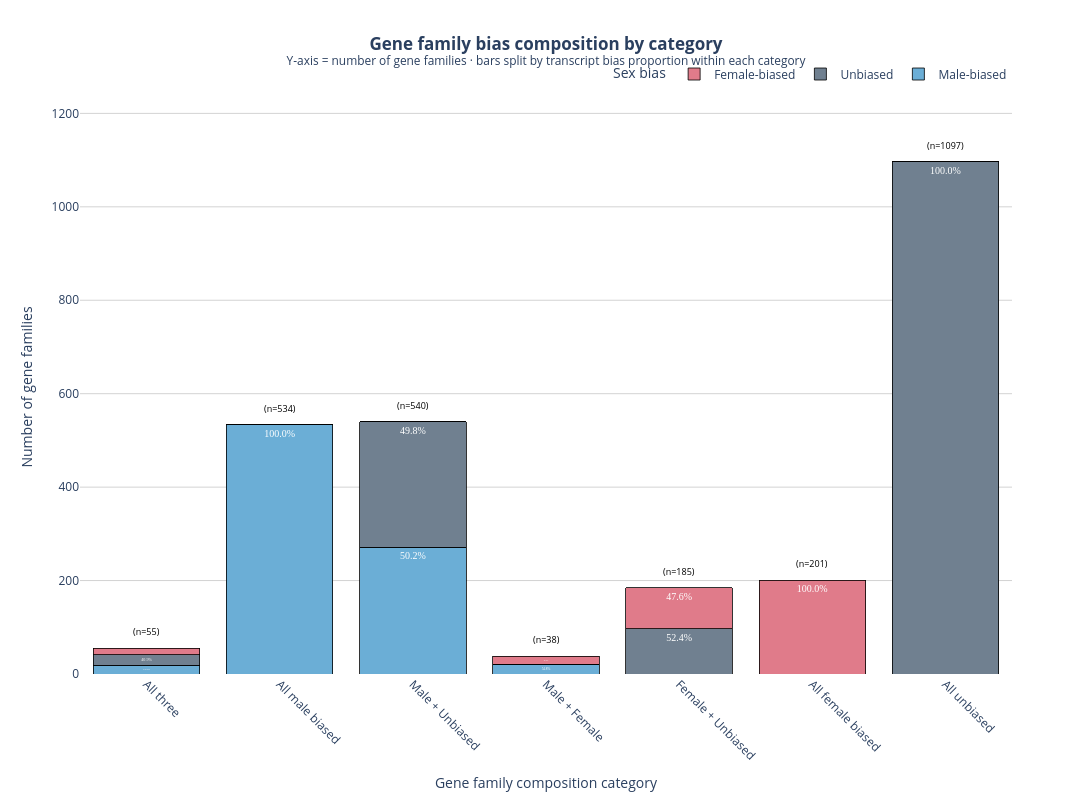

Notebook code for this chart:
### Markdown cell above
Get the proportions of bias in each category bar

### Code cell
# Merge category back onto transcript level
transcript_cats = salmon_map_results_HOG.merge(
    hog_direction[["HOG", "category"]],
    on="HOG",
    how="inner"
)

# Count transcripts per category and sex_bias
transcript_composition = (
    transcript_cats
    .groupby(["category", "sex_bias"], observed=False)
    .size()
    .reset_index(name="count")
)

totals = transcript_composition.groupby("category", observed=False)["count"].sum().reset_index(name="total")
transcript_composition = transcript_composition.merge(totals, on="category")
transcript_composition["pct"] = transcript_composition["count"] / transcript_composition["total"] * 100

BIAS_COLORS_3 = {
    "male":            "#6BAED6",
    "female":          "#E07B8A",
    "not_significant": "#708090",
}

bias_order = ["male", "not_significant", "female"]
bias_labels = {
    "male":            "Male-biased",
    "female":          "Female-biased",
    "not_significant": "Unbiased",
}

# Number of HOGs per category
n_hogs_per_category = (
    hog_direction
    .groupby("category", observed=False)
    .size()
    .reset_index(name="n_hogs")
)

# Use transcript proportions per category to split bars
cat_bias = (
    transcript_cats
    .groupby(["category", "sex_bias"], observed=True)
    .size()
    .reset_index(name="count")
)
cat_totals = cat_bias.groupby("category", observed=True)["count"].sum().reset_index(name="total")
cat_bias = cat_bias.merge(cat_totals, on="category")
cat_bias["pct"] = cat_bias["count"] / cat_bias["total"]

# Multiply proportion by n_hogs so bars reach correct height
cat_bias = cat_bias.merge(n_hogs_per_category, on="category")
cat_bias["hog_count"] = cat_bias["pct"] * cat_bias["n_hogs"]

fig5b = go.Figure()

for bias in bias_order:
    sub = cat_bias[cat_bias["sex_bias"] == bias]

    counts_list, texts, customdata = [], [], []
    for cat in category_order:
        row = sub[sub["category"] == cat]
        if len(row) > 0:
            n = row.iloc[0]["hog_count"]
            total = row.iloc[0]["n_hogs"]
            pct = row.iloc[0]["pct"] * 100
            counts_list.append(n)
            texts.append(f"{pct:.1f}%" if pct >= 5 else "")
            customdata.append([round(n), total, round(pct, 1)])
        else:
            counts_list.append(0)
            texts.append("")
            customdata.append([0, 0, 0])

    fig5b.add_trace(go.Bar(
        x=category_order,
        y=counts_list,
        name=bias_labels[bias],
        marker_color=BIAS_COLORS_3[bias],
        marker_line_color="black",
        marker_line_width=0.8,
        text=texts,
        textposition="inside",
        textfont=dict(size=10, color="white", family="Arial Black"),
        customdata=customdata,
        hovertemplate=(
            f"<b>{bias_labels[bias]}</b><br>"
            "Category: %{x}<br>"
            "Proportion: %{customdata[2]}%<br>"
            "Equivalent gene families: %{customdata[0]}<br>"
            "Total gene families in category: %{customdata[1]}<extra></extra>"
        ),
    ))

# n= HOGs per category — positioned just above each bar
for cat in category_order:
    total = n_hogs_per_category[n_hogs_per_category["category"] == cat]["n_hogs"].iloc[0]
    fig5b.add_annotation(
        x=cat,
        y=total,
        yref="y",
        text=f"(n={total})",
        showarrow=False,
        yshift=8,
        font=dict(size=9, color="black"),
        yanchor="bottom",
    )

fig5b.update_layout(
    plot_bgcolor="white",
    barmode="stack",
    title=dict(
        text=(
            "<b>Gene family bias composition by category</b>"
            "<br><sup>Y-axis = number of gene families · "
            "bars split by transcript bias proportion within each category</sup>"
        ),
        x=0.5, xanchor="center"
    ),
    xaxis=dict(
        title="Gene family composition category",
        tickangle=45,
        showgrid=False,
        categoryorder="array",
        categoryarray=category_order,
    ),
    yaxis=dict(
        title="Number of gene families",
        showgrid=True,
        gridcolor="lightgrey",
        zeroline=False,
        range=[0, n_hogs_per_category["n_hogs"].max() * 1.12],
    ),
    legend=dict(
        title="Sex bias",
        orientation="h",
        yanchor="bottom", y=1.02,
        xanchor="right", x=1,
    ),
    margin=dict(b=100, t=100),
    width=1400,
    height=800,
)
fig5b.write_image("gene_family_bias_categories.svg")
fig5b.show()

### Figure 1 — Plotly figure (JSON) as saved in the notebook; plotly's stock layout.template omitted (floating-point values rounded to 4 significant figures)
{"data": [{"customdata": [[19, 55, 34.9], [534, 534, 100], [271, 540, 50.2], [21, 38, 54.8], [0, 0, 0], [0, 0, 0], [0, 0, 0]], "hovertemplate": "<b>Male-biased</b><br>Category: %{x}<br>Proportion: %{customdata[2]}%<br>Equivalent gene families: %{customdata[0]}<br>Total gene families in category: %{customdata[1]}<extra></extra>", "marker": {"color": "#6BAED6", "line": {"color": "black", "width": 0.8}}, "name": "Male-biased", "text": ["34.9%", "100.0%", "50.2%", "54.8%", "", "", ""], "textfont": {"color": "white", "family": "Arial Black", "size": 10}, "textposition": "inside", "type": "bar", "x": ["All three", "All male biased", "Male + Unbiased", "Male + Female", "Female + Unbiased", "All female biased", "All unbiased"], "y": [19.19, 534, 270.9, 20.82, 0, 0, 0]}, {"customdata": [[23, 55, 40.9], [0, 0, 0], [269, 540, 49.8], [0, 0, 0], [97, 185, 52.4], [0, 0, 0], [1097, 1097, 100]], "hovertemplate": "<b>Unbiased</b><br>Category: %{x}<br>Proportion: %{customdata[2]}%<br>Equivalent gene families: %{customdata[0]}<br>Total gene families in category: %{customdata[1]}<extra></extra>", "marker": {"color": "#708090", "line": {"color": "black", "width": 0.8}}, "name": "Unbiased", "text": ["40.9%", "", "49.8%", "", "52.4%", "", "100.0%"], "textfont": {"color": "white", "family": "Arial Black", "size": 10}, "textposition": "inside", "type": "bar", "x": ["All three", "All male biased", "Male + Unbiased", "Male + Female", "Female + Unbiased", "All female biased", "All unbiased"], "y": [22.51, 0, 269.1, 0, 96.99, 0, 1097]}, {"customdata": [[13, 55, 24.2], [0, 0, 0], [0, 0, 0], [17, 38, 45.2], [88, 185, 47.6], [201, 201, 100], [0, 0, 0]], "hovertemplate": "<b>Female-biased</b><br>Category: %{x}<br>Proportion: %{customdata[2]}%<br>Equivalent gene families: %{customdata[0]}<br>Total gene families in category: %{customdata[1]}<extra></extra>", "marker": {"color": "#E07B8A", "line": {"color": "black", "width": 0.8}}, "name": "Female-biased", "text": ["24.2%", "", "", "45.2%", "47.6%", "100.0%", ""], "textfont": {"color": "white", "family": "Arial Black", "size": 10}, "textposition": "inside", "type": "bar", "x": ["All three", "All male biased", "Male + Unbiased", "Male + Female", "Female + Unbiased", "All female biased", "All unbiased"], "y": [13.3, 0, 0, 17.18, 88.01, 201, 0]}], "layout": {"annotations": [{"font": {"color": "black", "size": 9}, "showarrow": false, "text": "(n=55)", "x": "All three", "y": 55, "yanchor": "bottom", "yref": "y", "yshift": 8}, {"font": {"color": "black", "size": 9}, "showarrow": false, "text": "(n=534)", "x": "All male biased", "y": 534, "yanchor": "bottom", "yref": "y", "yshift": 8}, {"font": {"color": "black", "size": 9}, "showarrow": false, "text": "(n=540)", "x": "Male + Unbiased", "y": 540, "yanchor": "bottom", "yref": "y", "yshift": 8}, {"font": {"color": "black", "size": 9}, "showarrow": false, "text": "(n=38)", "x": "Male + Female", "y": 38, "yanchor": "bottom", "yref": "y", "yshift": 8}, {"font": {"color": "black", "size": 9}, "showarrow": false, "text": "(n=185)", "x": "Female + Unbiased", "y": 185, "yanchor": "bottom", "yref": "y", "yshift": 8}, {"font": {"color": "black", "size": 9}, "showarrow": false, "text": "(n=201)", "x": "All female biased", "y": 201, "yanchor": "bottom", "yref": "y", "yshift": 8}, {"font": {"color": "black", "size": 9}, "showarrow": false, "text": "(n=1097)", "x": "All unbiased", "y": 1097, "yanchor": "bottom", "yref": "y", "yshift": 8}], "barmode": "stack", "height": 800, "legend": {"orientation": "h", "title": {"text": "Sex bias"}, "x": 1, "xanchor": "right", "y": 1.02, "yanchor": "bottom"}, "margin": {"b": 100, "t": 100}, "plot_bgcolor": "white", "title": {"text": "<b>Gene family bias composition by category</b><br><sup>Y-axis = number of gene families · bars split by transcript bias proportion within each category</sup>", "x": 0.5, "xanchor": "center"}, "width": 1400, "xaxis": {"categoryarray": ["All three", "All male biased", "Male + Unbiased", "Male + Female", "Female + Unbiased", "All female biased", "All unbiased"], "categoryorder": "array", "showgrid": false, "tickangle": 45, "title": {"text": "Gene family composition category"}}, "yaxis": {"gridcolor": "lightgrey", "range": [0, 1229.0], "showgrid": true, "title": {"text": "Number of gene families"}, "zeroline": false}}}
